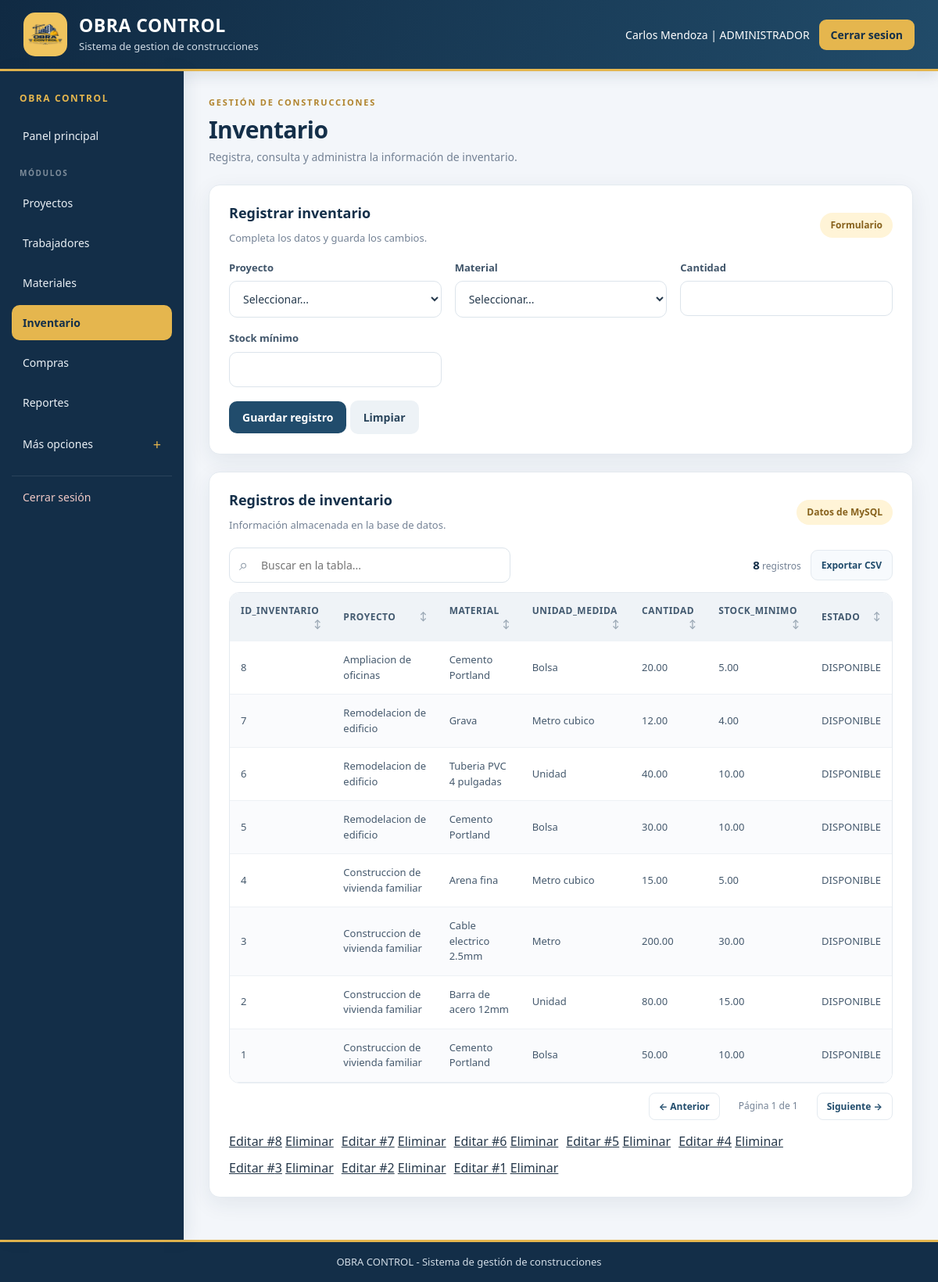
/administrador/inventario.php (signed in), run on the app's committed database.
### tables this page shows
CREATE TABLE inventario (
    id_inventario INT UNSIGNED AUTO_INCREMENT PRIMARY KEY,
    id_proyecto INT UNSIGNED NOT NULL,
    id_material INT UNSIGNED NOT NULL,
    cantidad DECIMAL(10,2) NOT NULL DEFAULT 0,
    stock_minimo DECIMAL(10,2) NOT NULL DEFAULT 0,

    CONSTRAINT uq_inventario_proyecto_material
    UNIQUE (id_proyecto, id_material),

    CONSTRAINT chk_inventario_cantidad
    CHECK (cantidad >= 0),

    CONSTRAINT chk_inventario_stock
    CHECK (stock_minimo >= 0),

    CONSTRAINT fk_inventario_proyecto
    FOREIGN KEY (id_proyecto)
    REFERENCES proyecto(id_proyecto),

    CONSTRAINT fk_inventario_material
    FOREIGN KEY (id_material)
    REFERENCES material(id_material)
);

CREATE TABLE proyecto (
    id_proyecto INT UNSIGNED AUTO_INCREMENT PRIMARY KEY,
    id_encargado INT UNSIGNED NOT NULL,
    nombre VARCHAR(120) NOT NULL,
    ubicacion VARCHAR(200) NOT NULL,
    fecha_inicio DATE NOT NULL,
    fecha_fin DATE,
    estado VARCHAR(30) NOT NULL DEFAULT 'PLANIFICADO',

    CONSTRAINT chk_proyecto_fechas
    CHECK (fecha_fin IS NULL OR fecha_fin >= fecha_inicio),

    CONSTRAINT fk_proyecto_encargado
    FOREIGN KEY (id_encargado)
    REFERENCES trabajador(id_trabajador)
);

CREATE TABLE material (
    id_material INT UNSIGNED AUTO_INCREMENT PRIMARY KEY,
    id_categoria INT UNSIGNED NOT NULL,
    nombre VARCHAR(120) NOT NULL,
    unidad_medida VARCHAR(30) NOT NULL,
    precio_referencial DECIMAL(10,2) NOT NULL DEFAULT 0,

    CONSTRAINT chk_material_precio
    CHECK (precio_referencial >= 0),

    CONSTRAINT fk_material_categoria
    FOREIGN KEY (id_categoria)
    REFERENCES categoria_material(id_categoria)
);

### administrador/inventario.php (the view, shortened to what this page needs)
<?php
require_once '../conexion.php';
require_once '../funciones.php';
$registro_editar = null;
$resultado = $conn->query("SELECT i.id_inventario,p.nombre AS proyecto,m.nombre AS material,m.unidad_medida,i.cantidad,i.stock_minimo,IF(i.cantidad<=i.stock_minimo,'STOCK BAJO','DISPONIBLE') AS estado FROM inventario i INNER JOIN proyecto p ON i.id_proyecto=p.id_proyecto INNER JOIN material m ON i.id_material=m.id_material ORDER BY i.id_inventario DESC");
?>
<!DOCTYPE html>
<html lang="es">
<head>
    <link rel="stylesheet" href="../css/estilo.css">
</head>
<body>
    <?php include '../encabezado.php';
    include '../menu.php'; ?>
    <section class="titulo-pagina"><span class="sobre-titulo">GESTIÓN DE CONSTRUCCIONES</span>
        <h2 class="titulo-seccion">Inventario</h2>
        <p>Registra, consulta y administra la información de inventario.</p>
    </section>
    <section class="tarjeta">
        <div class="encabezado-tabla">
            <div>
                <h3 class="titulo-tarjeta"><?php echo $registro_editar ? 'Editar registro' : 'Registrar inventario'; ?>
                </h3>
                <p>Completa los datos y guarda los cambios.</p>
            </div><span class="etiqueta">Formulario</span>
        </div>
        <form method="POST" class="rejilla-formulario"><input type="hidden" name="id_registro"
            <div><label class="etiqueta-campo">Proyecto</label><select name="id_proyecto" required>
                    <option value="">Seleccionar...</option>
                </select></div>
            <div><label class="etiqueta-campo">Material</label><select name="id_material" required>
                    <option value="">Seleccionar...</option>
                </select></div>
            <div><label class="etiqueta-campo">Cantidad</label><input type="number" name="cantidad"
                    value="<?php echo htmlspecialchars((string) ($registro_editar['cantidad'] ?? '')); ?>" step="0.01"
                    min="0" required></div>
            <div><label class="etiqueta-campo">Stock mínimo</label><input type="number" name="stock_minimo"
                    value="<?php echo htmlspecialchars((string) ($registro_editar['stock_minimo'] ?? '')); ?>"
                    step="0.01" min="0" required></div>
            <div class="campo-completo"><button type="submit" class="boton-principal" name="guardar">Guardar
                    registro</button> <a class="boton boton-secundario" href="inventario.php">Limpiar</a></div>
        </form>
    </section>
    <section class="tarjeta">
        <div class="encabezado-tabla">
            <div>
                <h3 class="titulo-tarjeta">Registros de inventario</h3>
                <p>Información almacenada en la base de datos.</p>
            </div><span class="etiqueta">Datos de MySQL</span>
        </div><?php mostrar_tabla($resultado); ?>
        <div class="lista-acciones">
            <?php if ($resultado && $resultado->num_rows > 0) {
                $resultado->data_seek(0);
                while ($fila_accion = $resultado->fetch_assoc()) { ?><span><a
                            href="?editar=<?php echo (int) $fila_accion['id_inventario']; ?>">Editar
                            #<?php echo (int) $fila_accion['id_inventario']; ?></a> <a class="enlace-peligro"
                            href="?eliminar=<?php echo (int) $fila_accion['id_inventario']; ?>"
                            onclick="return confirm('¿Eliminar este registro?')">Eliminar</a></span><?php }
            } ?></div>
    </section>
    <?php include '../menu_final.php'; ?>
</body>
</html>

### funciones.php (shortened to what this page needs)
<?php
function mostrar_tabla($resultado)
{
    $campos = $resultado->fetch_fields();
    $columnas = [];
    foreach ($campos as $campo) {
        $columnas[] = $campo->name;
    }
    $filas = [];
    while ($fila = $resultado->fetch_assoc()) {
        $filas[] = $fila;
    }
    echo "<div class='modulo-tabla'><div class='herramientas-tabla'>";
    echo "<div class='busqueda-tabla'><span class='icono-buscar'>⌕</span><input type='search' class='campo-busqueda-tabla' placeholder='Buscar en la tabla...' aria-label='Buscar en la tabla'></div>";
    echo "<div class='acciones-tabla'><span class='contador-filas'><strong>" . count($filas) . "</strong> registros</span><button type='button' class='boton-exportar' onclick='exportarTabla(this)'>Exportar CSV</button></div></div>";
    echo "<div class='contenedor-tabla'><table class='tabla-datos'><thead><tr>";
    foreach ($columnas as $indice => $columna) {
        echo "<th class='cabecera-ordenable' data-columna='" . $indice . "' tabindex='0'>" . htmlspecialchars($columna) . "<span class='icono-orden'>↕</span></th>";
    }
    echo "</tr></thead><tbody>";
    foreach ($filas as $fila) {
        echo "<tr>";
        foreach ($columnas as $columna) {
            echo "<td>" . htmlspecialchars((string) ($fila[$columna] ?? "")) . "</td>";
        }
        echo "</tr>";
    }
    echo "</tbody></table></div>";
    echo "<div class='paginacion-tabla'><button type='button' class='boton-pagina' data-direccion='-1'>← Anterior</button><span class='indicador-pagina'></span><button type='button' class='boton-pagina' data-direccion='1'>Siguiente →</button></div></div>";
}
?>

### data on the page
inventario: id_inventario "8", id_proyecto.nombre "Ampliacion de oficinas", id_material.nombre "Cemento Portland", id_material.unidad_medida "Bolsa", cantidad "20.00", stock_minimo "5.00", columna "DISPONIBLE"
inventario: id_inventario "7", id_proyecto.nombre "Remodelacion de edificio", id_material.nombre "Grava", id_material.unidad_medida "Metro cubico", cantidad "12.00", stock_minimo "4.00", columna "DISPONIBLE"
inventario: id_inventario "6", id_proyecto.nombre "Remodelacion de edificio", id_material.nombre "Tuberia PVC 4 pulgadas", id_material.unidad_medida "Unidad", cantidad "40.00", stock_minimo "10.00", columna "DISPONIBLE"
inventario: id_inventario "5", id_proyecto.nombre "Remodelacion de edificio", id_material.nombre "Cemento Portland", id_material.unidad_medida "Bolsa", cantidad "30.00", stock_minimo "10.00", columna "DISPONIBLE"
inventario: id_inventario "4", id_proyecto.nombre "Construccion de vivienda familiar", id_material.nombre "Arena fina", id_material.unidad_medida "Metro cubico", cantidad "15.00", stock_minimo "5.00", columna "DISPONIBLE"
inventario: id_inventario "3", id_proyecto.nombre "Construccion de vivienda familiar", id_material.nombre "Cable electrico 2.5mm", id_material.unidad_medida "Metro", cantidad "200.00", stock_minimo "30.00", columna "DISPONIBLE"
inventario: id_inventario "2", id_proyecto.nombre "Construccion de vivienda familiar", id_material.nombre "Barra de acero 12mm", id_material.unidad_medida "Unidad", cantidad "80.00", stock_minimo "15.00", columna "DISPONIBLE"
inventario: id_inventario "1", id_proyecto.nombre "Construccion de vivienda familiar", id_material.nombre "Cemento Portland", id_material.unidad_medida "Bolsa", cantidad "50.00", stock_minimo "10.00", columna "DISPONIBLE"

### other printed values
$_SESSION["nombre"] "Carlos Mendoza"
$_SESSION["rol"] "ADMINISTRADOR"
$etiqueta "Proyectos"
$etiqueta "Trabajadores"
$etiqueta "Materiales"
$etiqueta "Inventario"
$etiqueta "Compras"
$etiqueta "Reportes"
count($filas) "8"
$columna "ID_INVENTARIO"
$columna "PROYECTO"
$columna "MATERIAL"
$columna "UNIDAD_MEDIDA"
$columna "CANTIDAD"
$columna "STOCK_MINIMO"
